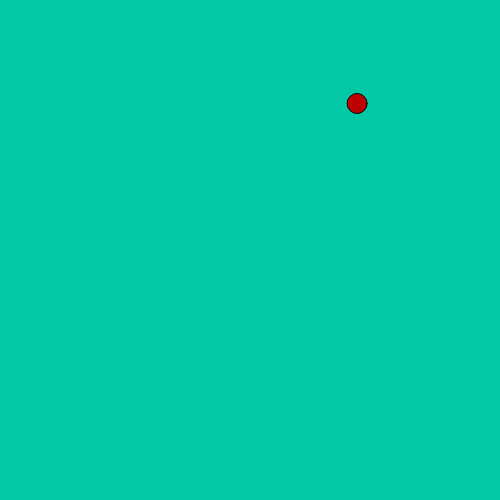
Frame 1 (no input)
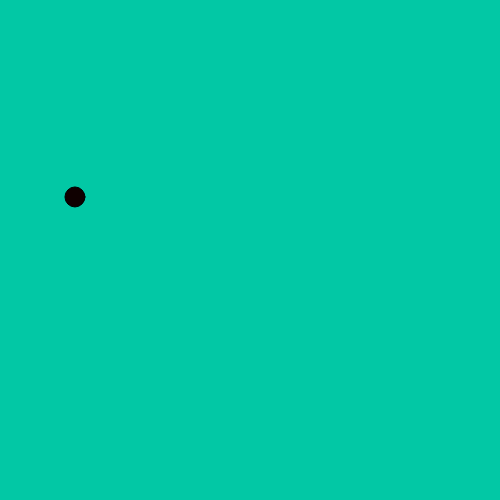
Frame 60 (no input)
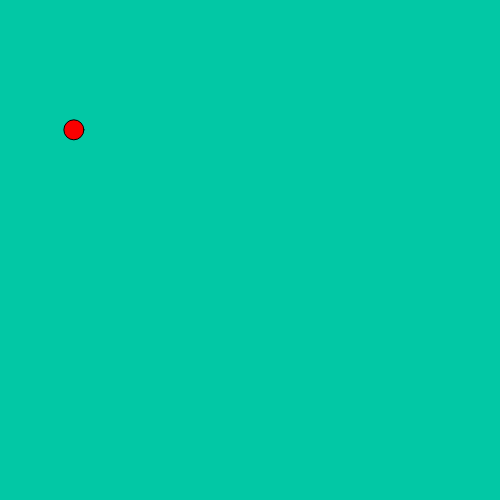
Frame 120 (the mouse pressed at the canvas centre since frame 60)

The p5.js sketch that drew these frames (run headless with seeded random() and noise() and a simulated clock; from frame 60 on, the mouse is pressed at the canvas centre):

// p5.js sketch
// ── sketch.js
var myRandomNumX;
var myRandomNumY;

var myRandomNumR;

function setup(){

createCanvas(500,500);




}

function draw(){
background(2,200,165);


myRandomNumX=random(width);
myRandomNumY=random(height);
myRandomNumR=random(255);

fill(myRandomNumR,0,0);

ellipse(myRandomNumX,myRandomNumY,20,20);
//ellipse(myRandomNumY,width/2,20,20);



}
